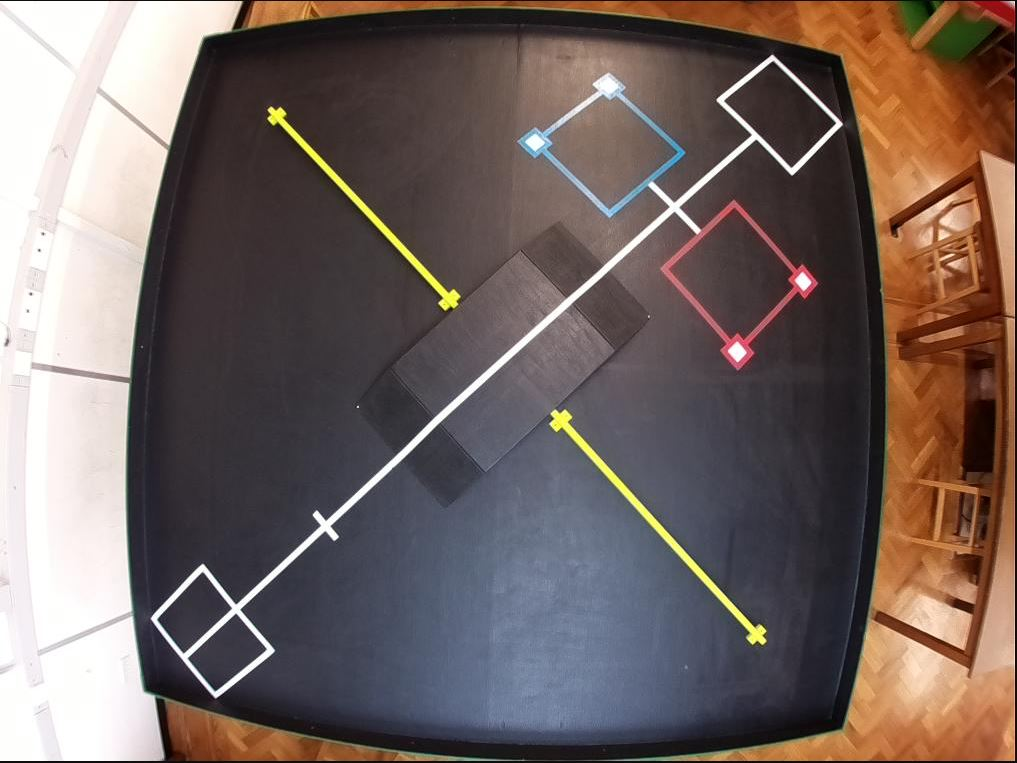
#> input picture Table.JPG, 1017 x 763 px, given in place of video.mjpeg, which was not available
$ python edward.py
#> lines starting #> are read from the running program, lines starting #| are printed output that depends on the picture; after the words box and inside, x2 and y2 are one past the last pixel; in counts of white or black regions, pixels touching at a corner belong together; pictures that were not available may be replaced by others from this repository, and a replacement may not be noted
import cv2
import numpy as np

stream = cv2.VideoCapture('http://localhost:8081/stream/video.mjpeg')

mtx = np.fromfile('distortion/cameramatrix.dat', dtype=float)
#> (reads distortion/cameramatrix.dat from the repository)
dist = np.fromfile('distortion/distortionmatrix.dat')
#> (reads distortion/distortionmatrix.dat from the repository)
newmtx = np.fromfile('distortion/newcameramatrix.dat')
#> (reads distortion/newcameramatrix.dat from the repository)
mtx = np.reshape(mtx, (3, 3))
dist = np.reshape(dist, (1,5))
newmtx = np.reshape(newmtx, (3,3))
# hape of the image: (760, 1016, 3)

while True:
    r, f = stream.read()
#> f is the input picture: shape (763, 1017, 3); mean B, G, R 96.5, 100.6, 115.1
    f = cv2.undistort(f, mtx, dist, None, newmtx)
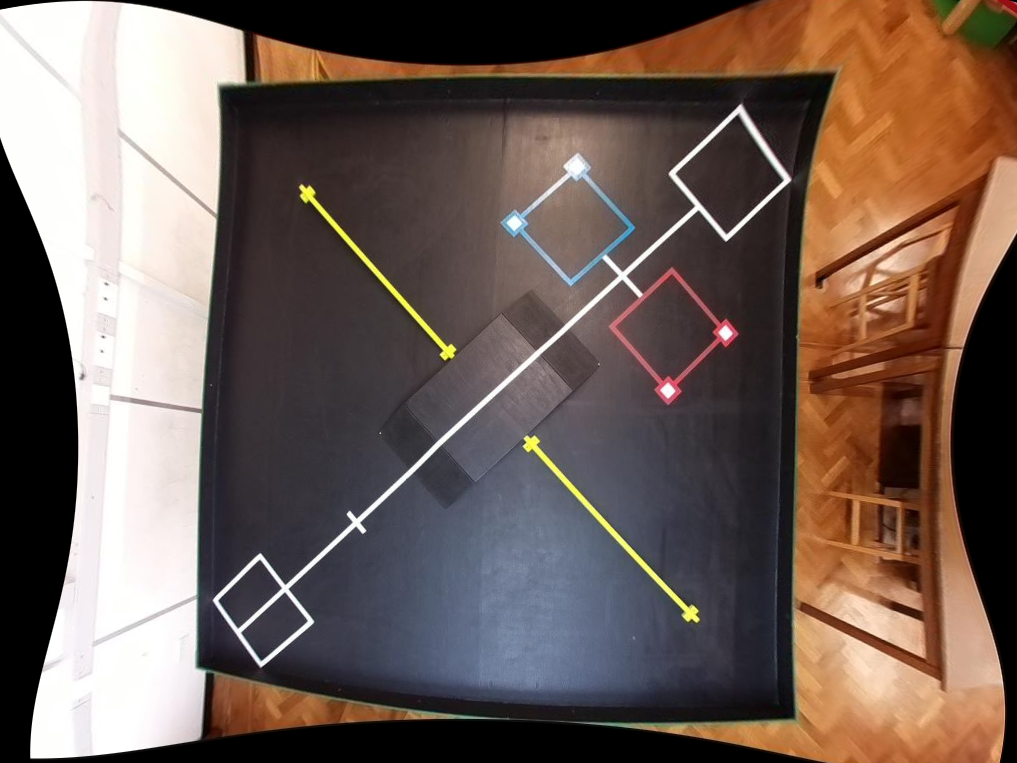
#> f: shape (763, 1017, 3); mean B, G, R 86.2, 94, 111.3
    i = f[50:390,500:830]
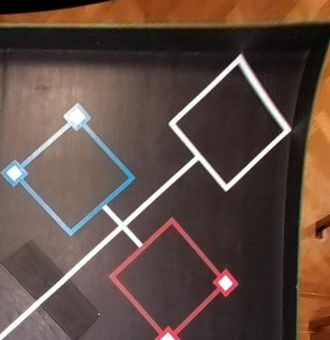
#> i: shape (340, 330, 3); mean B, G, R 68.3, 76.4, 96.8
    f = f[:, 200:800]
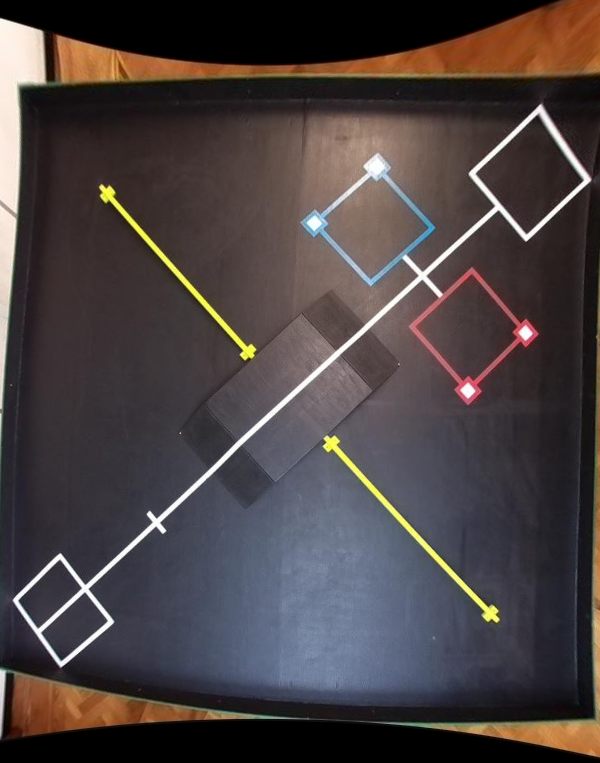
#> f: shape (763, 600, 3); mean B, G, R 66, 65.6, 74.2
    gray = cv2.cvtColor(i, cv2.COLOR_BGR2GRAY)
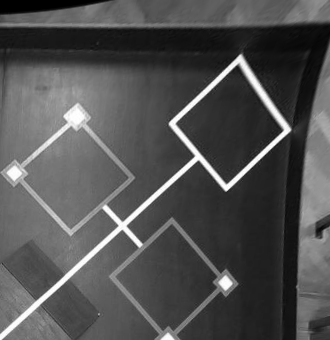
#> gray: shape (340, 330); min 0, max 255, mean 81.6
    blur = cv2.medianBlur(gray, 5)
    sharpen_kernel = np.array([[-1,-1,-1], [-1,9,-1], [-1,-1,-1]])
    sharpen = cv2.filter2D(blur, -1, sharpen_kernel)
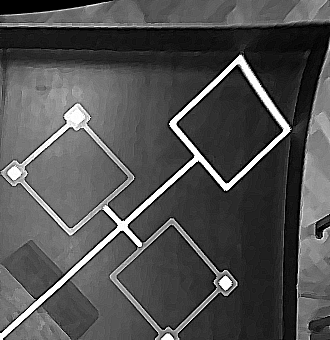
#> sharpen: shape (340, 330); min 0, max 255, mean 80.6

    thresh = cv2.threshold(sharpen,160,255, cv2.THRESH_BINARY_INV)[1]
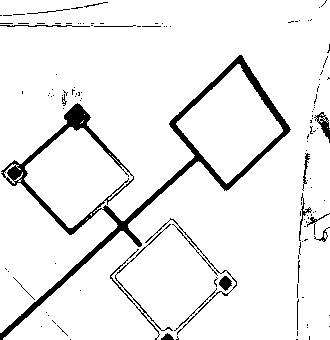
#> thresh: shape (340, 330); 93.1% white; 127 black regions (107 under 20 px), largest, box (x1, y1, x2, y2) and area: (0, 55, 291, 340) 5537, (110, 224, 173, 340) 364, (145, 218, 237, 335) 263
    kernel = cv2.getStructuringElement(cv2.MORPH_RECT, (3,3))
    close = cv2.morphologyEx(thresh, cv2.MORPH_CLOSE, kernel, iterations=2)
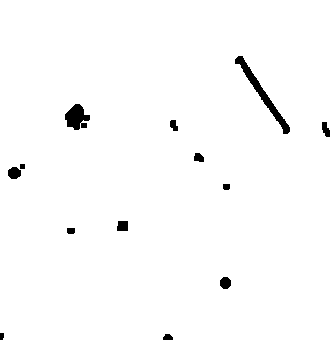
#> close: shape (340, 330); 98.4% white; 13 black regions, largest, box (x1, y1, x2, y2) and area: (235, 56, 290, 134) 640, (65, 104, 90, 130) 418, (8, 167, 21, 179) 125
    close = cv2.bitwise_not(close)
#> close: shape (340, 330); 1.6% white; 13 white regions

    cnts = cv2.findContours(close, cv2.RETR_EXTERNAL, cv2.CHAIN_APPROX_SIMPLE)
#> cnts = 13 contours, 2 with area under 20; largest, box (x1, y1, x2, y2) and area: (235, 56, 290, 134) 553, (65, 104, 90, 130) 370, (8, 167, 21, 179) 107, (220, 277, 231, 289) 92, (117, 221, 128, 231) 86
    cnts = cnts[0] if len(cnts) == 2 else cnts[1]

    min_area = 115*0.5 #blue is between 115 and 140, 0.5 is for safety (up to half the pixels)
    max_area = 180*2 #red between 130 and 180, 2 is for up to double the pixels

    counter = 0
    contour_centres = []
    for c in cnts:
        area = cv2.contourArea(c)
        if area > min_area and area < max_area:
            counter += 1
            #x,y,w,h = cv2.boundingRect(c)
            #cv2.rectangle(close, (x, y), (x + w, y + h), (36,255,12), 2)

            (x,y),radius = cv2.minEnclosingCircle(c)
            center = (int(x) + 300,int(y) + 50)
            contour_centres.append(center)
#> this loop made 13 passes
#> (area, x, y, radius, center) on passes 3, 5, 7, 10: (92, 225, 282.5, 5.85, (525, 332)), (85.5, 122, 225.5, 6.73, (422, 275)), (107, 14, 172.5, 6.5, (314, 222)), (64.5, 325.5, 129, 7.83, (625, 179))
#> area on passes 1, 4, 6, 9, 11, 12: 36.5, 34, 29, 57, 49, 369.5
#> after the loop, contour_centres = [(525, 332), (422, 275), (314, 222), (625, 179)]; counter = 4
            #radius = int(radius)
            #v2.circle(i,center,radius,(150,120,255),2)
            #cv2.circle(i,center,0,(0,0,0),1)

    if counter == 4:
        drop_off = contour_centres
#> drop_off = [(525, 332), (422, 275), (314, 222), (625, 179)]
        drop_off.sort(key=lambda y: y[0])
        cv2.circle(f,drop_off[1],2,(150,120,255),2)
#> f: shape (763, 600, 3); 0.01% of pixels changed, all inside (x1, y1, x2, y2) = (419, 272, 426, 279)
        cv2.imshow('Strean', f)
        if cv2.waitKey(1) & 0xFF == ord('q'):
#> (key q is pressed here)
            break


cv2.destroyAllWindows()
